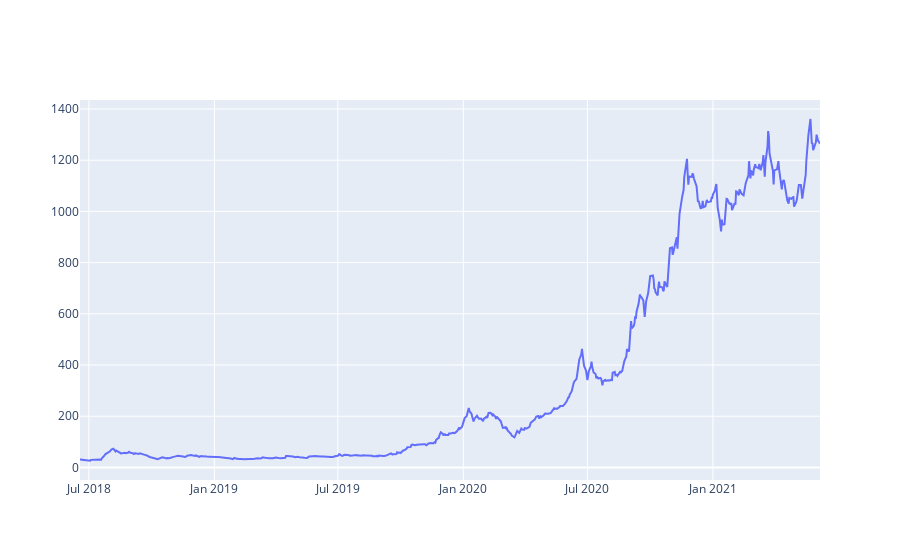

The code cell stored with this chart in its notebook:
### Markdown cell above
# Marubuzo

### Code cell
fig = go.Figure()
fig.add_trace(go.Scatter(x= df.index, y= df.Close, name='Close'))
#fig.update_layout(title='Price of Bank Nifty over the Years', xaxis_title='Date', yaxis_title='Price')
fig.show()

### Figure 1 — Plotly figure (JSON) as saved in the notebook; plotly's stock layout.template omitted (floating-point values rounded to 4 significant figures; data arrays with more than 128 entries replaced by an {"elided": "..."} marker saying what was removed)
{"data": [{"name": "Close", "type": "scatter", "x": {"elided": "729 str values"}, "y": {"elided": "729 float values"}}], "layout": {}}
